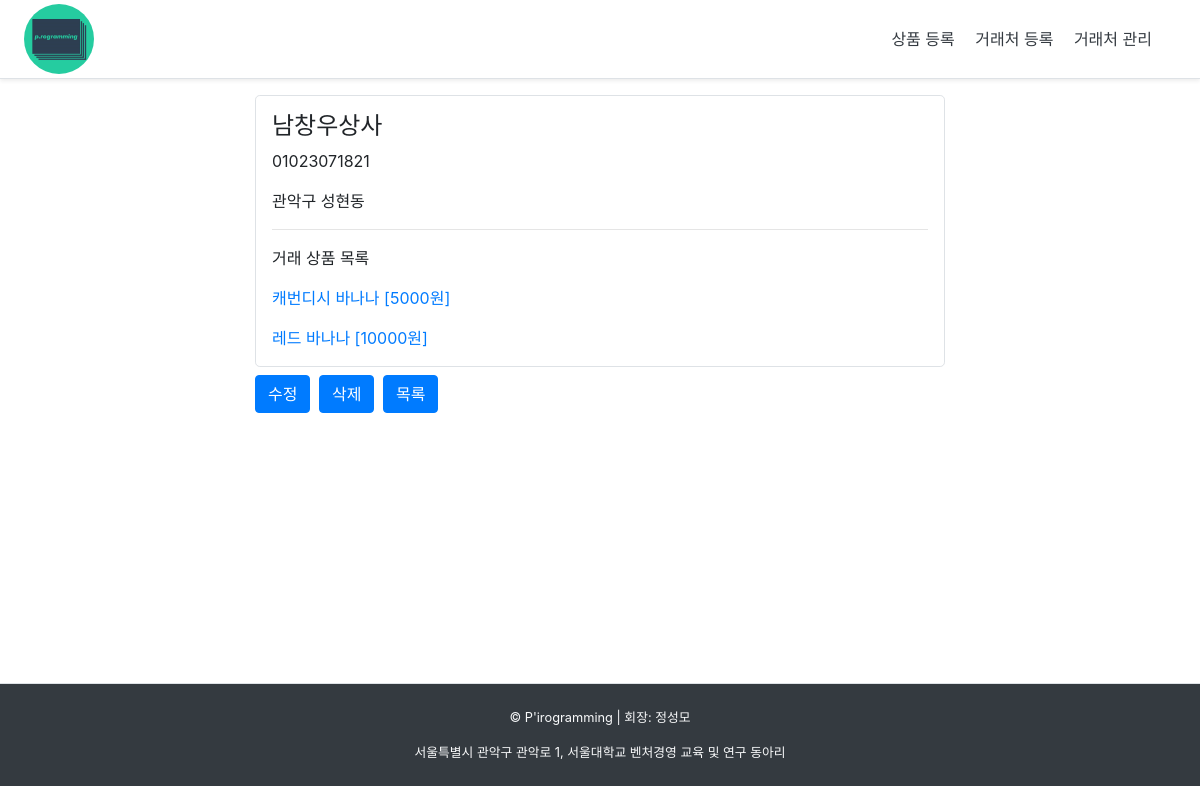
Page /client/2/ on the committed database.
### shop/models.py (models this page shows, shortened)
class Client(models.Model):
    name = models.CharField(max_length=40, verbose_name='이름')
    phone = models.CharField(max_length=40, verbose_name='전화번호')
    address = models.CharField(max_length=100, verbose_name='주소')

class Product(models.Model):
    name = models.CharField(max_length=40, verbose_name='제품명')
    photo = models.ImageField(upload_to='', verbose_name='제품사진')
    desc = models.TextField(verbose_name='제품설명')
    price = models.IntegerField(verbose_name='가격')
    stock = models.IntegerField(verbose_name='남은수량')
    client = models.ForeignKey(Client, on_delete=models.CASCADE, verbose_name='거래처', related_name='product')
    def get_absolute_url(self):
        return reverse('shop:detail_product', args=[self.pk])

### shop/views.py (the view)
# urls.py: path('client/<int:pk>/', views.detail_client, name='detail_client'),
def detail_client(request, pk):
    client = Client.objects.get(pk=pk)
    products = client.product.all()
    context = {
        'client': client,
        'products': products,
    }
    return render(request, 'shop/detail_client.html', context)

### shop/templates/shop/detail_client.html
{% extends 'index.html' %}
{% block content %}
    <div class="container d-flex justify-content-center">
        <div class="col-8">
            <div class="border rounded-lg">
                <div class="m-3">
                    <h4>{{ client.name }}</h4>
                    <p>{{ client.phone }}</p>
                    <p>{{ client.address }}</p>
                    <hr/>
                    <p>거래 상품 목록</p>
                    {% for product in products %}
                        <p><a href="{{ product.get_absolute_url }}">{{ product.name }} [{{ product.price }}원]</a></p>
                    {% endfor %}
                </div>
            </div>
            <div class="mt-2">
                <a class="btn btn-primary mr-1" href="{% url 'shop:edit_client' client.pk %}">수정</a>
                <a class="btn btn-primary mr-1" href="{% url 'shop:delete_client' client.pk %}">삭제</a>
                <a class="btn btn-primary mr-1" href="{% url 'shop:list_client' %}">목록</a>
            </div>
        </div>
    </div>
{% endblock %}

### static/index.css (style rules this page uses)
.container { min-height: 71.5%; }

### rows in the picture
Client: name "남창우상사", phone "01023071821", address "관악구 성현동"
Product: name "캐번디시 바나나", price "5000"
Product: name "레드 바나나", price "10000"
